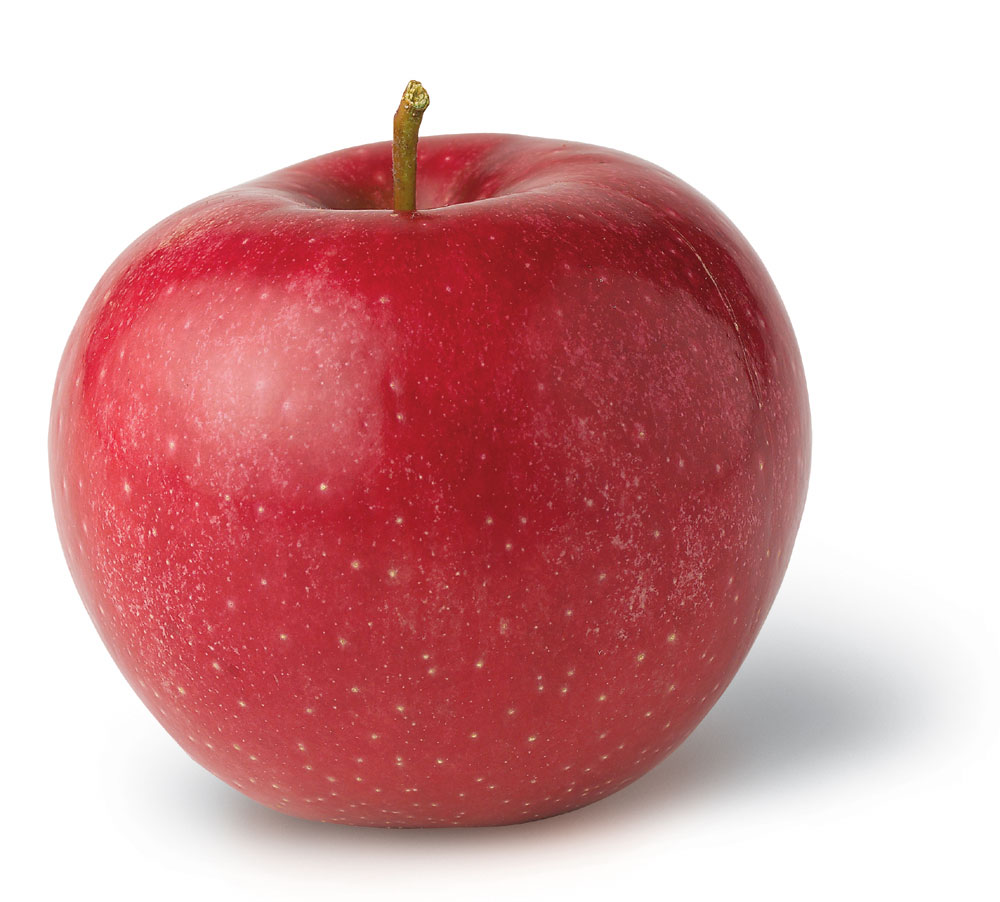
#> input picture images/apple.jpeg, 1000 x 902 px
$ jupyter execute Image_Processing.ipynb
#> lines starting #> are read from the running program, lines starting #| are printed output that depends on the picture
[cell 1]
# Imports
import cv2
import numpy as np

[cell 2]
# Reading an image
img = cv2.imread('images/apple.jpeg')
#> img is the input picture: shape (902, 1000, 3); mean B, G, R 163.8, 161.6, 213.9

[cell 3]
# Displaying an image
cv2.imshow('window',img)
cv2.waitKey(0)

[cell 4]
# Converting image to grayscale
img_gray = cv2.cvtColor(img,cv2.COLOR_BGR2GRAY)
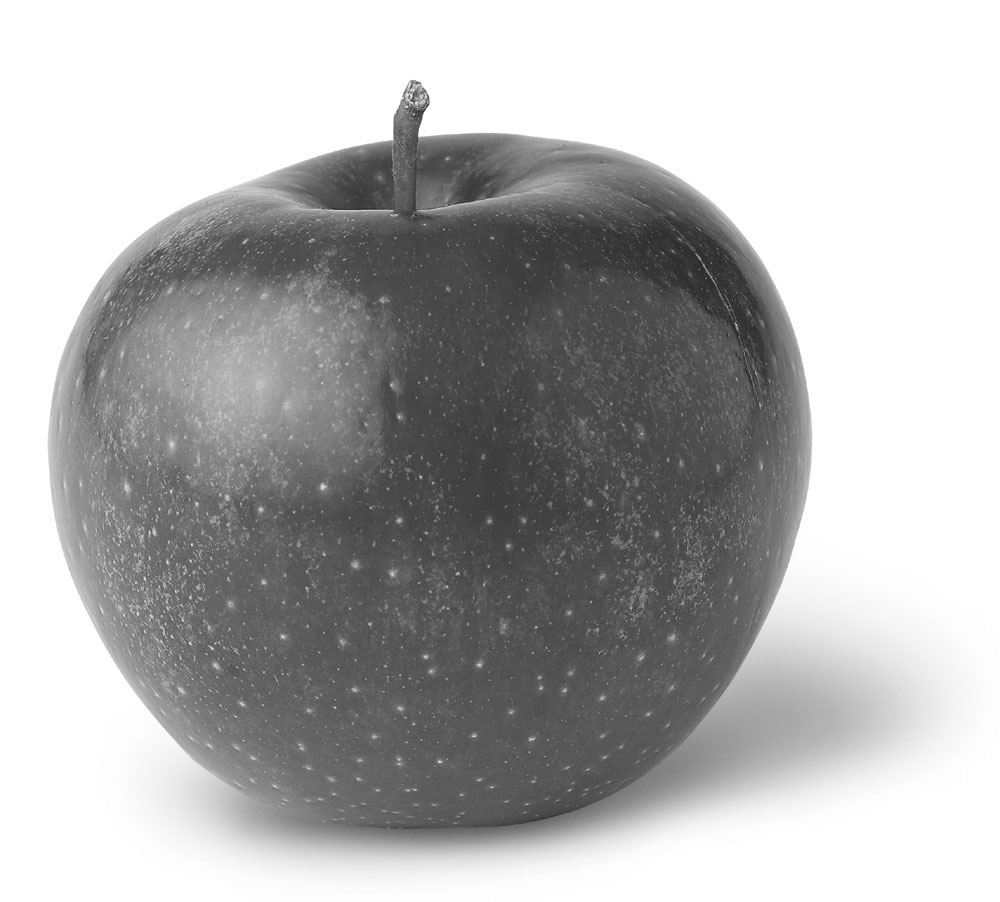
#> img_gray: shape (902, 1000); min 28, max 255, mean 177.5
cv2.imshow('window',img_gray)
cv2.waitKey(0)

[cell 5]
# Resizing
img  = cv2.resize(img,(256,256))
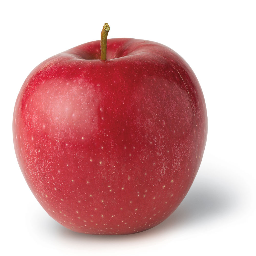
#> img: shape (256, 256, 3); mean B, G, R 163.7, 161.5, 213.8
cv2.imshow('window',img)
cv2.waitKey(0)

[cell 6]
# Resizing by half
half_size_img = cv2.resize(img,(img.shape[1]//2,img.shape[0]//2))
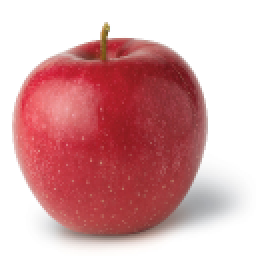
#> half_size_img: shape (128, 128, 3) (shown 2 times larger); mean B, G, R 163.8, 161.6, 213.9
cv2.imshow('window',half_size_img)
cv2.waitKey(0)

[cell 7]
# Playing with BGR channels
img_no_green = img[:,:,:]
img_no_green[:,:,0] = 255
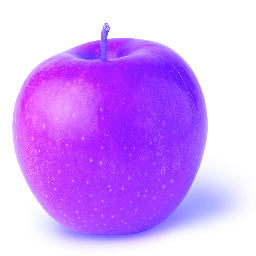
#> img_no_green: shape (256, 256, 3); mean B, G, R 255, 161.5, 213.8
cv2.imshow('window',img_no_green)
cv2.waitKey(0)

imgBlue = img[:,:,0]
#> imgBlue: shape (256, 256); every value is 255
imgGreen = img[:,:,1]
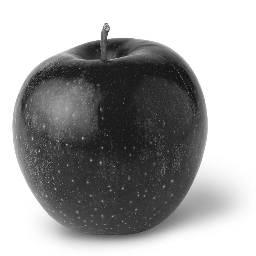
#> imgGreen: shape (256, 256); min 17, max 255, mean 161.5
imgRed = img[:,:,2]
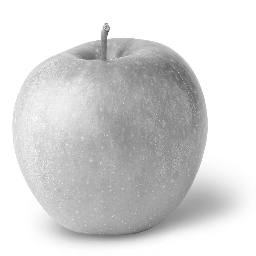
#> imgRed: shape (256, 256); min 83, max 255, mean 213.8
new_img = np.hstack((imgBlue,imgGreen, imgRed))
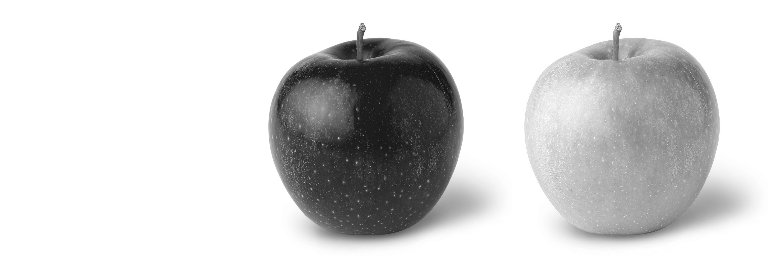
#> new_img: shape (256, 768); min 17, max 255, mean 210.1
cv2.imshow('window',new_img)
cv2.waitKey(0)

[cell 8]
# Flipping an image
img_flip = cv2.flip(img,flipCode=0)
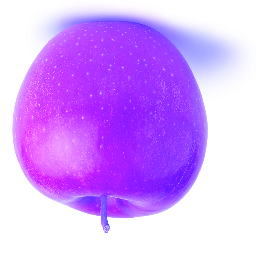
#> img_flip: shape (256, 256, 3); mean B, G, R 255, 161.5, 213.8
cv2.imshow('window',img_flip)
cv2.waitKey(0)
